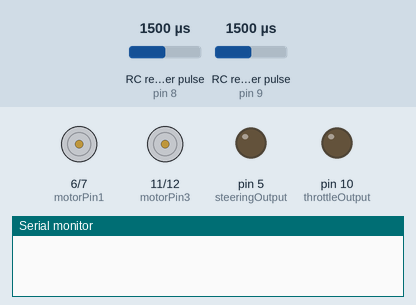
The sketch below on a simulated Arduino Uno, built with avr-gcc and run on an emulated ATmega328P. Shown: motor-driver pin pairs drawn as motors (green arrow = first pin HIGH = forward, orange = second pin HIGH = backward, longer = more drive), output pins drawn as LEDs (lit = HIGH), the last lines printed to the serial monitor. Wiring (inferred from the names in the program): 2 × RC receiver channel: data pin 8 / data pin 9. Inputs (shaded band) come from the test bench; at power-on: RC receiver pulse (sensors on pin 8, pin 9) 1500 µs.

Above: at 1.2 s.
1.3 s: RC receiver pulse (sensor on pin 8) set to 1020 µs
At 2.0 s:
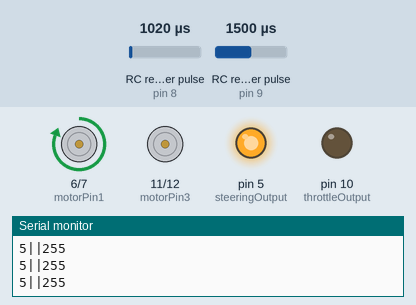
2.8 s: RC receiver pulse (sensor on pin 9) set to 1020 µs
At 3.2 s:
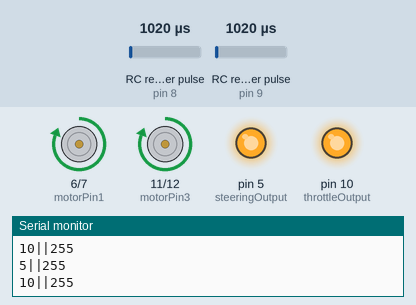
4.3 s: RC receiver pulse (sensor on pin 8) set to 1089 µs
5.8 s: RC receiver pulse (sensor on pin 8) set to 1108 µs
At 6.6 s:
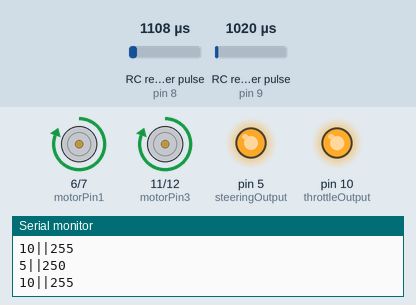
7.3 s: RC receiver pulse (sensor on pin 9) set to 1087 µs
8.8 s: RC receiver pulse (sensor on pin 9) set to 1111 µs
At 10.2 s:
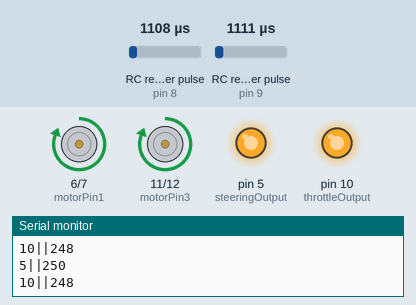
Timing chart, 0 to 11.3 s (numbered marks = the images above; inputs shaded):
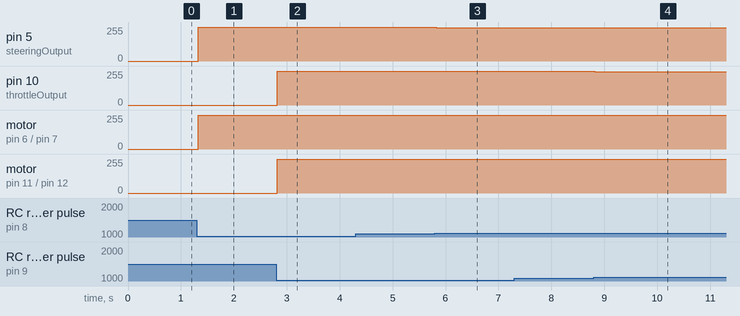

The sketch:

RC_Dual_Control.ino
```cpp
/*
 Read pulse length from Spektrum 2.4 Ghz Reciever for dual motor control, and spin 2 motors
 L293D Code Adapted from
 https://www.safaribooksonline.com/library/view/beginning-arduino/9781430232407/project_16_using_an_l293d_motor_driver_ic.html
*/

#define steeringInput 8
#define throttleInput 9

unsigned long steerDuration;
unsigned long throttleDuration;

#define motorPin3 11 // L293D Input 1
#define motorPin4 12// L293D Input 2
#define throttleOutput 10 //L293D Speed Pin

#define motorPin1 6 // L293D Input 1
#define motorPin2 7// L293D Input 2
#define steeringOutput 5 //L293D Speed Pin

int speed = 0;
int direction = 0;


void setup()
{

  pinMode(steeringInput, INPUT);
  pinMode(throttleInput, INPUT);

  pinMode(throttleOutput, OUTPUT);
  pinMode(motorPin1, OUTPUT);
  pinMode(motorPin2, OUTPUT);

  pinMode(steeringOutput, OUTPUT);
  pinMode(motorPin3, OUTPUT);
  pinMode(motorPin4, OUTPUT);

  Serial.begin(9600);

}

void setMotor(int output, int pin1, int pin2, int Mspeed) {

  if (Mspeed < 20 && Mspeed > -20){
    analogWrite(output, 0); // write speed to Enable 1 pin
  }
  else {
    analogWrite(output, abs(Mspeed)); // write speed to Enable 1 pin
  }

  if (Mspeed > 20) { // Rotate motor clockwise
    digitalWrite(pin1, LOW); // set Input 1 of the L293D low
    digitalWrite(pin2, HIGH); // set Input 2 of the L293D high
    Serial.println(String(output) + "||" + String(abs(Mspeed)));
  }

  else if (Mspeed < -20) {  // Rotate motor anti-clockwise
    digitalWrite(pin1, HIGH); // set Input 1 of the L293D low
    digitalWrite(pin2, LOW); // set Input 2 of the L293D high
    Serial.println(String(output) + "||" + String(abs(Mspeed)));
  }


}


void loop() {

  steerDuration = pulseIn(steeringInput, HIGH);
  throttleDuration = pulseIn(throttleInput, HIGH);

  direction = constrain(map(steerDuration, 1100, 1900, -255, 255), -255, 255);
  speed = constrain(map(throttleDuration, 1100, 1900, -255, 255), -255, 255);

  setMotor(steeringOutput, motorPin1, motorPin2, direction);
  setMotor(throttleOutput, motorPin3, motorPin4, speed);

}
```

Measured:
- after the input at 1.3 s, pin 5 (steeringOutput): 0/255 → 255/255 at once; motor on pin 6 (motorPin1) / pin 7 (motorPin2): stopped → forward 255/255 at once
- after the input at 2.8 s, pin 10 (throttleOutput): 0/255 → 255/255 at once; motor on pin 11 (motorPin3) / pin 12 (motorPin4): stopped → forward 255/255 at once
- after the input at 5.8 s, pin 5 (steeringOutput): 255/255 → 250/255 at once
- after the input at 8.8 s, pin 10 (throttleOutput): 255/255 → 248/255 at once
